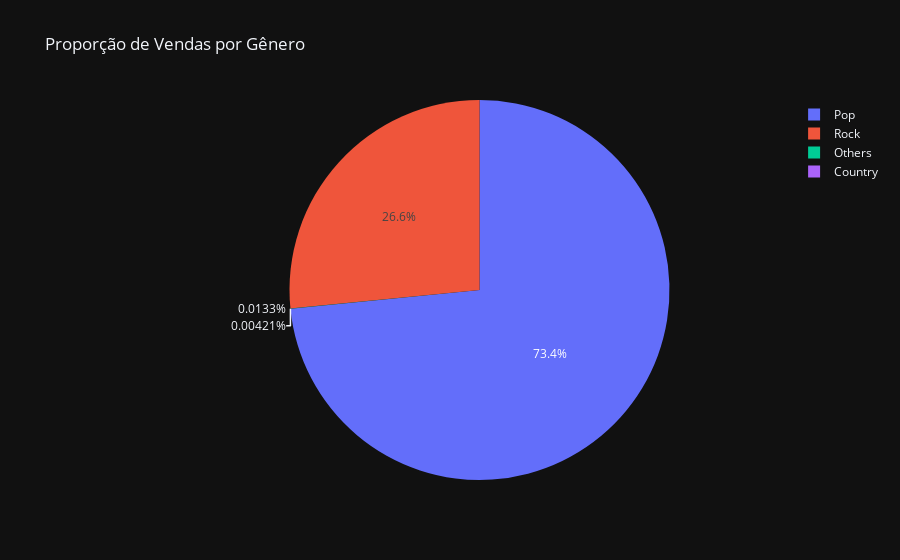

Notebook cell for this chart:
### Markdown cell above
### Gráfico de Proporção de Vendas por Gênero:

### Code cell
import plotly.express as px
sales_by_genre = df_clean.groupby('Simplified Genre')['Claimed sales (Millions)'].sum().reset_index()
fig = px.pie(sales_by_genre, names='Simplified Genre', values='Claimed sales (Millions)', title='Proporção de Vendas por Gênero')
fig.show()

### Figure 1 — Plotly figure (JSON) as saved in the notebook; plotly's stock layout.template omitted (floating-point values rounded to 4 significant figures)
{"data": [{"domain": {"x": [0.0, 1.0], "y": [0.0, 1.0]}, "hovertemplate": "Simplified Genre=%{label}<br>Claimed sales (Millions)=%{value}<extra></extra>", "labels": ["Country", "Others", "Pop", "Rock"], "legendgroup": "", "name": "", "showlegend": true, "values": [0.0002248, 0.0007078, 3.921, 1.418], "type": "pie"}], "layout": {"legend": {"tracegroupgap": 0}, "title": {"text": "Proporção de Vendas por Gênero"}}}
